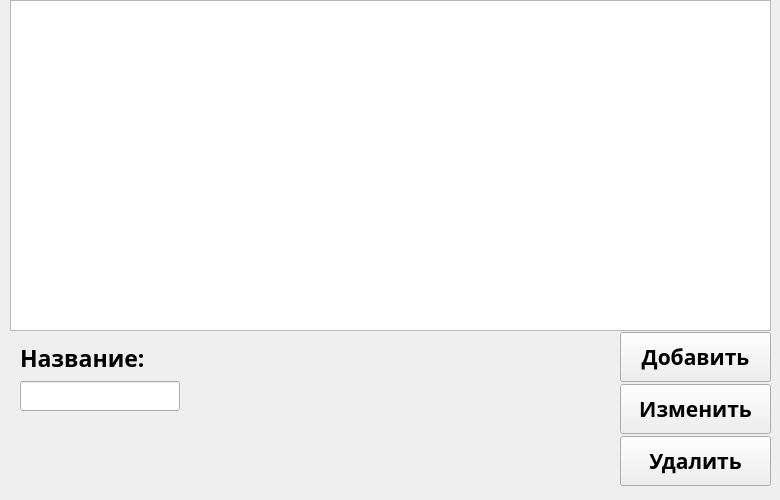
    <widget class="QWidget" name="rolesTab">
     <attribute name="title">
      <string>Роли</string>
     </attribute>
     <widget class="QWidget" name="verticalLayoutWidget_8">
      <property name="geometry">
       <rect>
        <x>620</x>
        <y>330</y>
        <width>151</width>
        <height>161</height>
       </rect>
      </property>
      <layout class="QVBoxLayout" name="verticalLayout_8">
       <property name="spacing">
        <number>0</number>
       </property>
       <item>
        <widget class="QPushButton" name="rolesAddButton">
         <property name="minimumSize">
          <size>
           <width>0</width>
           <height>50</height>
          </size>
         </property>
         <property name="font">
          <font>
           <family>Avenir</family>
           <pointsize>16</pointsize>
           <weight>75</weight>
           <bold>true</bold>
          </font>
         </property>
         <property name="text">
          <string>Добавить</string>
         </property>
        </widget>
       </item>
       <item>
        <widget class="QPushButton" name="rolesEditButton">
         <property name="minimumSize">
          <size>
           <width>0</width>
           <height>50</height>
          </size>
         </property>
         <property name="font">
          <font>
           <family>Avenir</family>
           <pointsize>16</pointsize>
           <weight>75</weight>
           <bold>true</bold>
          </font>
         </property>
         <property name="text">
          <string>Изменить</string>
         </property>
        </widget>
       </item>
       <item>
        <widget class="QPushButton" name="rolesDeleteButton">
         <property name="minimumSize">
          <size>
           <width>0</width>
           <height>50</height>
          </size>
         </property>
         <property name="font">
          <font>
           <family>Avenir</family>
           <pointsize>16</pointsize>
           <weight>75</weight>
           <bold>true</bold>
          </font>
         </property>
         <property name="text">
          <string>Удалить</string>
         </property>
        </widget>
       </item>
      </layout>
     </widget>
     <widget class="QTableWidget" name="rolesTableWidget">
      <property name="geometry">
       <rect>
        <x>10</x>
        <y>0</y>
        <width>761</width>
        <height>331</height>
       </rect>
      </property>
      <property name="font">
       <font>
        <family>Avenir</family>
       </font>
      </property>
     </widget>
     <widget class="QWidget" name="verticalLayoutWidget_13">
      <property name="geometry">
       <rect>
        <x>20</x>
        <y>340</y>
        <width>160</width>
        <height>71</height>
       </rect>
      </property>
      <layout class="QVBoxLayout" name="verticalLayout_13">
       <item>
        <widget class="QLabel" name="label_9">
         <property name="font">
          <font>
           <family>Avenir</family>
           <pointsize>17</pointsize>
           <weight>75</weight>
           <bold>true</bold>
          </font>
         </property>
         <property name="text">
          <string>Название:</string>
         </property>
        </widget>
       </item>
       <item>
        <widget class="QLineEdit" name="roleNameLineEdit">
         <property name="minimumSize">
          <size>
           <width>0</width>
           <height>30</height>
          </size>
         </property>
        </widget>
       </item>
      </layout>
     </widget>
    </widget>
